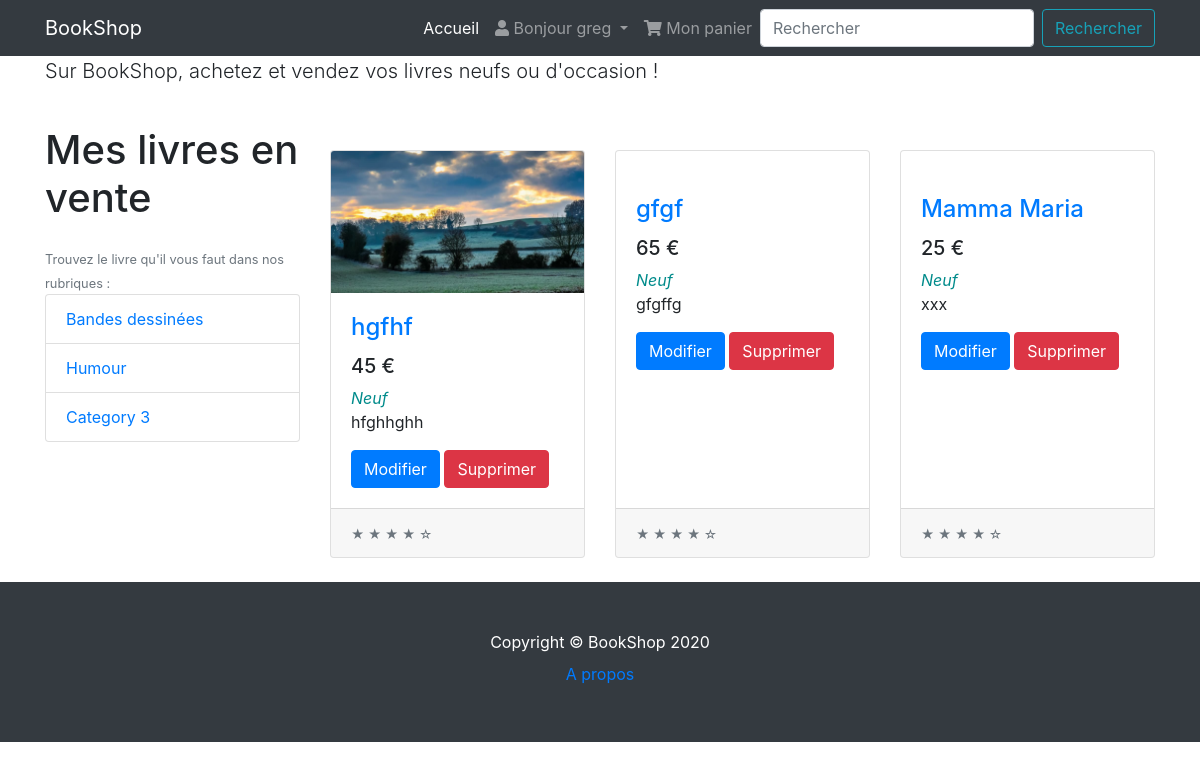
Before: /inventory (signed in) with the older database file.
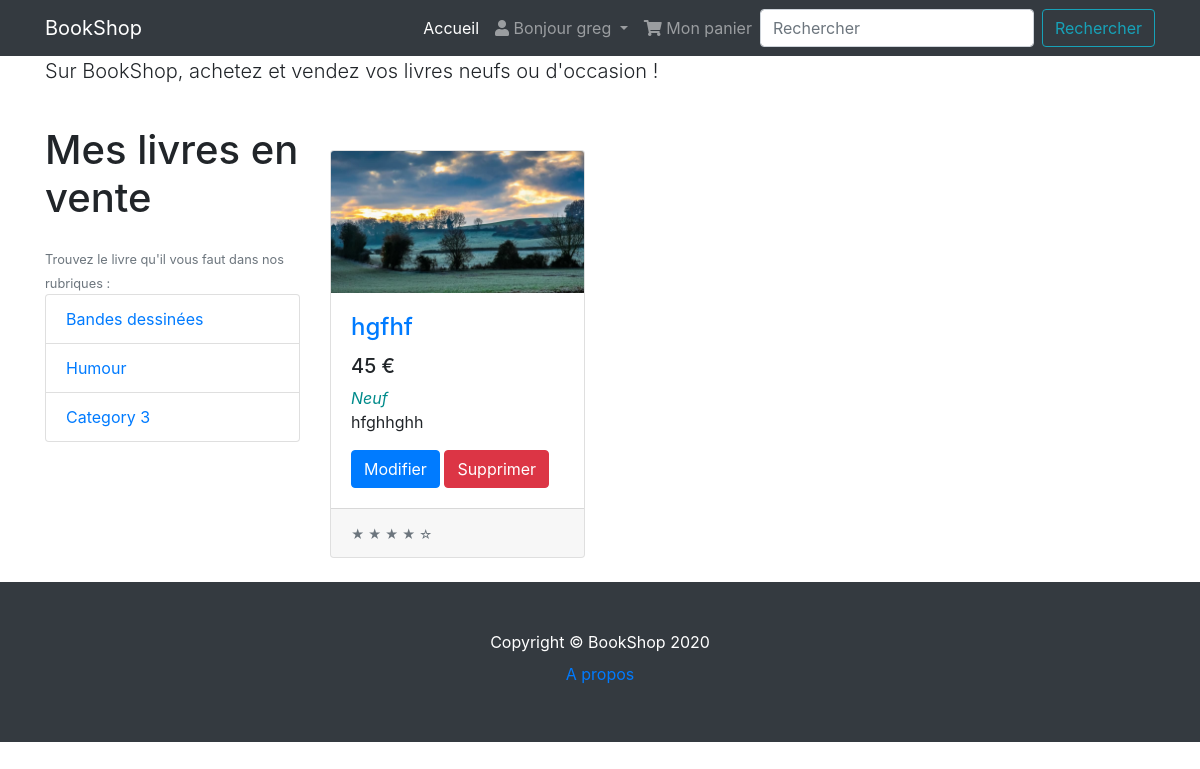
After: the same page with the newer database file.
### tables this page shows
CREATE TABLE product (
  id INTEGER PRIMARY KEY AUTOINCREMENT,
  author_id INTEGER NOT NULL,
  created TIMESTAMP NOT NULL DEFAULT CURRENT_TIMESTAMP,
  name TEXT NOT NULL,
  description TEXT NOT NULL,
  price DECIMAL (4,2) NOT NULL,
  state varchar (30) NOT NULL,
  image varchar (30) NOT NULL,
  FOREIGN KEY (author_id) REFERENCES user (id)
);

### book/product.py (the view)
@bp.route('/inventory')
@login_required
def inventory():
    user_id = session.get('user_id')
    db = get_db()
    products = db.execute(
        'SELECT p.id, name, description, price, state, image, created, author_id, username'
        ' FROM product p JOIN user u ON p.author_id = u.id'
        ' WHERE author_id = ?'
        ' ORDER BY created DESC'
        , (user_id,)
    ).fetchall()
    return render_template('product/inventory.html', products=products)

### book/auth.py (called while the page is built)
@bp.before_app_request
def load_logged_in_user():
    user_id = session.get('user_id')
    if user_id is None:
        g.user = None
    else:
        g.user = get_db().execute(
            'SELECT * FROM user WHERE id = ?', (user_id,)
        ).fetchone()

def login_required(view):
    @functools.wraps(view)
    def wrapped_view(**kwargs):
        if g.user is None:
            return redirect(url_for('auth.login'))
        return view(**kwargs)
    return wrapped_view

### book/db.py (called while the page is built)
def get_db():
    if 'db' not in g:
        g.db = sqlite3.connect(
            current_app.config['DATABASE'],
            detect_types=sqlite3.PARSE_DECLTYPES
        )
        g.db.row_factory = sqlite3.Row
    return g.db

### book/templates/product/inventory.html (shortened to what this page needs)
{% extends 'base.html' %}
{% block content %}
  <div class="container">
    <p class="lead">Sur BookShop, achetez et vendez vos livres neufs ou d'occasion !</p>
    <div class="row">
      <div class="col-lg-3">
        <h1 class="my-4">Mes livres en vente</h1>
        <small class="text-muted">Trouvez le livre qu'il vous faut dans nos rubriques :</small>
        <div class="list-group">
          <a href="#" class="list-group-item">Bandes dessinées</a>
          <a href="#" class="list-group-item">Humour</a>
          <a href="#" class="list-group-item">Category 3</a>
        </div>
      </div>
      <div class="col-lg-9">
        <br /><br />
        <div class="row">
          {% for product in products %}
          <div class="col-lg-4 col-md-6 mb-4">
            <div class="card h-100">
              {% if product['image'] %}
              <a href="#"><img class="card-img-top" src="/static/uploads/{{ product['image'] }}" alt=""></a>
              {% else %}
              <a href="#"><img class="card-img-top" src="http://placehold.it/700x400" alt=""></a>
              {% endif %}
              <div class="card-body">
                <h4 class="card-title">
                  <a href="#">{{ product['name'] }}</a>
                </h4>
                <h5>{{ product['price'] }} €</h5><span style="font-style: italic;color: darkcyan;">{{ product['state'] }}</span>
                <p class="card-text">{{ product['description'] | truncate(80) }}</p>
                    {% if g.user['id'] == product['author_id'] %}
                    <form action="{{ url_for('product.delete', id=product['id']) }}" method="post">
                      <a class="btn btn-primary" href="{{ url_for('product.update', id=product['id']) }}">Modifier</a>
                      <input class="btn btn-danger" type="submit" value="Supprimer" onclick="return confirm('Are you sure?');">
                    </form>
                    {% endif %}
              </div>
              <div class="card-footer">
                <small class="text-muted">&#9733; &#9733; &#9733; &#9733; &#9734;</small>
              </div>
            </div>
          </div>
          {% endfor %}
        </div>
      </div>
    </div>
  </div>
{% endblock %}

Changed rows visible on the page:
removed product: name "gfgf", price "65", state "Neuf", description "gfgffg"
removed product: name "Mamma Maria", price "25", state "Neuf", description "xxx"
